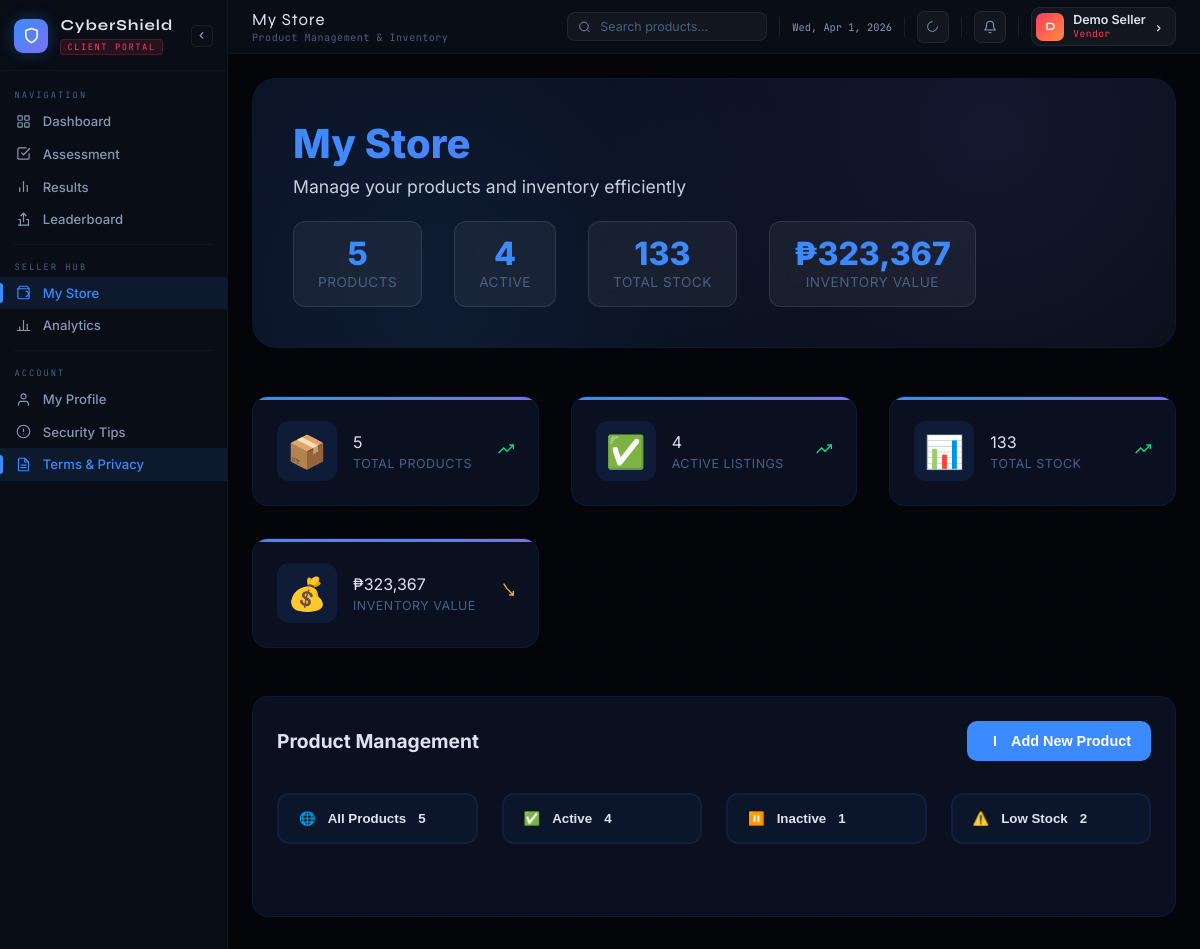
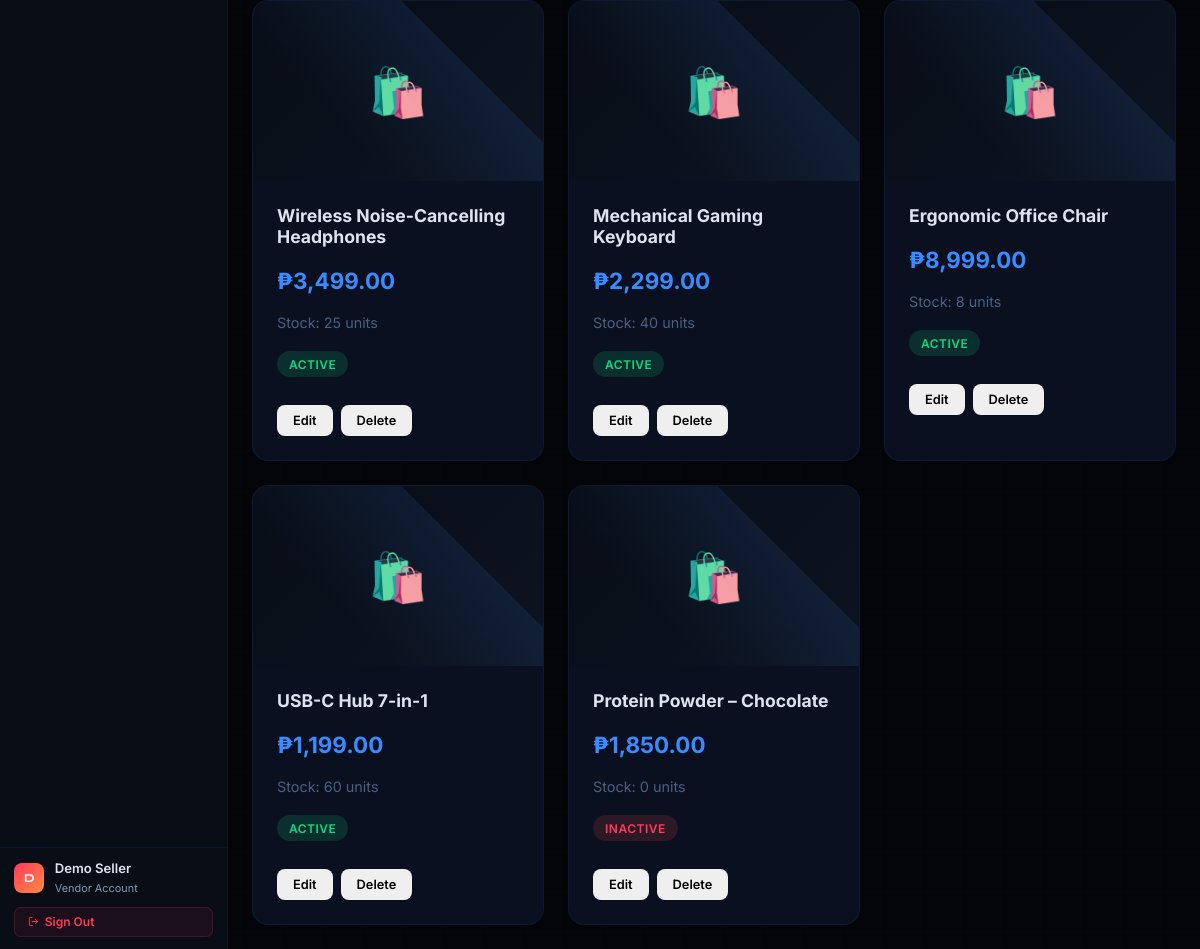
Page /Client/seller-store.php (signed in) on the earlier database version (2 pictures, top to bottom).
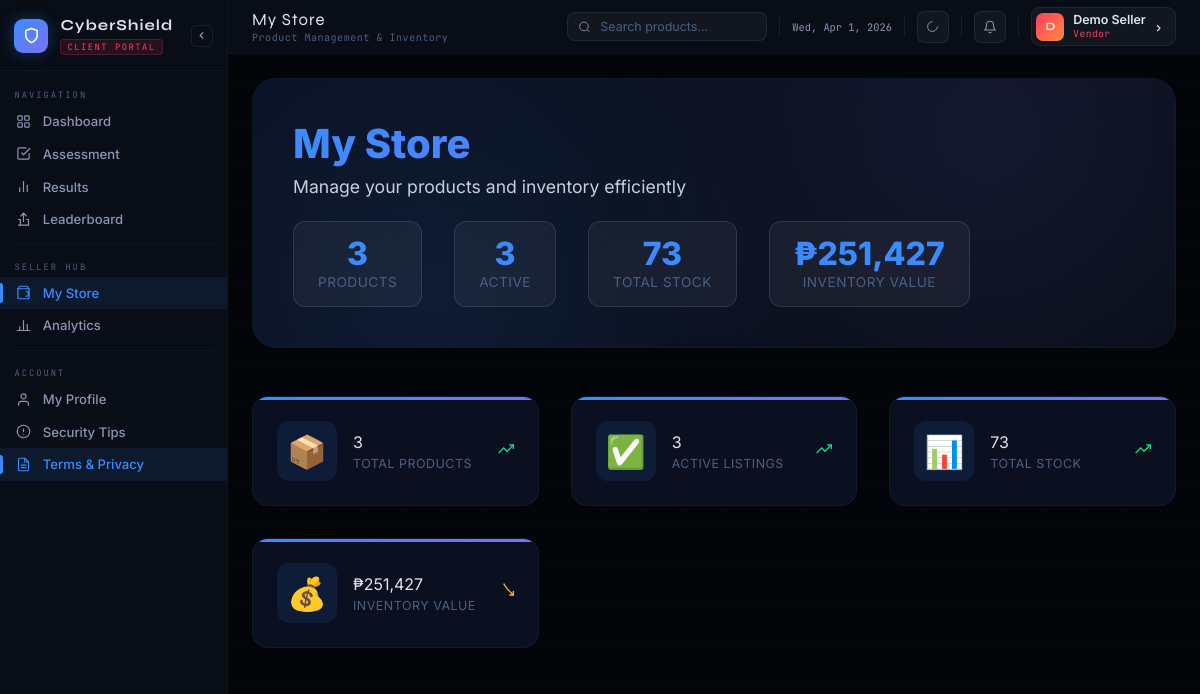
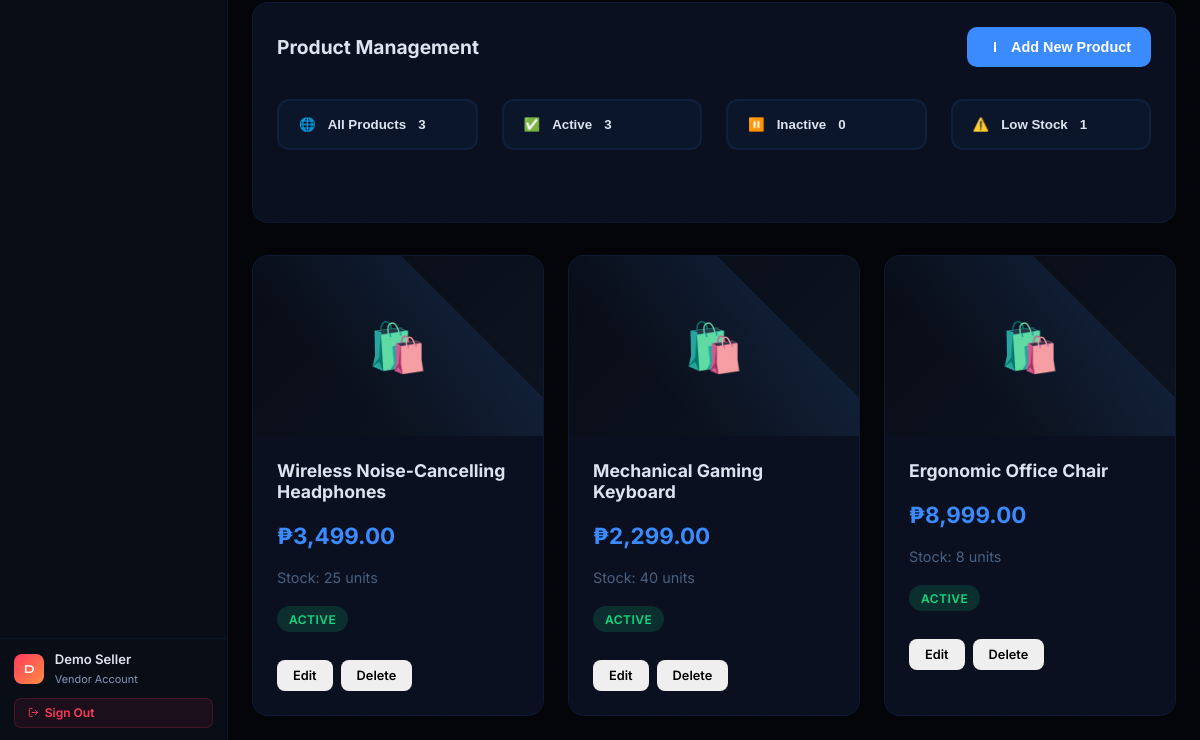
Same page on the later database version (2 pictures, top to bottom).
### tables this page shows
CREATE TABLE users (
    id INT AUTO_INCREMENT PRIMARY KEY,
    username VARCHAR(50) UNIQUE NOT NULL,
    password_hash VARCHAR(255) NOT NULL,
    email VARCHAR(100) UNIQUE NOT NULL,
    full_name VARCHAR(100) NOT NULL,
    store_name VARCHAR(100) NOT NULL,
    role ENUM('Admin', 'Seller', 'Viewer') DEFAULT 'Seller',
    is_active BOOLEAN DEFAULT TRUE,
    last_assessment_score DECIMAL(5,2) DEFAULT NULL,
    last_assessment_date DATETIME DEFAULT NULL,
    total_assessments INT DEFAULT 0,
    created_at TIMESTAMP DEFAULT CURRENT_TIMESTAMP,
    updated_at TIMESTAMP DEFAULT CURRENT_TIMESTAMP ON UPDATE CURRENT_TIMESTAMP,
    INDEX idx_username (username),
    INDEX idx_email (email),
    INDEX idx_role (role)
);

CREATE TABLE products (
    id INT AUTO_INCREMENT PRIMARY KEY,
    user_id INT NOT NULL,
    name VARCHAR(255) NOT NULL,
    description TEXT,
    price DECIMAL(10,2) NOT NULL DEFAULT 0.00,
    stock INT NOT NULL DEFAULT 0,
    category VARCHAR(100) DEFAULT 'Other',
    status ENUM('active', 'inactive') DEFAULT 'active',
    image_url TEXT,
    created_at TIMESTAMP DEFAULT CURRENT_TIMESTAMP,
    updated_at TIMESTAMP DEFAULT CURRENT_TIMESTAMP ON UPDATE CURRENT_TIMESTAMP,
    FOREIGN KEY (user_id) REFERENCES users(id) ON DELETE CASCADE,
    INDEX idx_user_id (user_id),
    INDEX idx_status (status)
);

### Client/seller-store.php (the view, shortened to what this page needs)
<?php
$database = new Database();
$db = $database->getConnection();
$user_query = "SELECT * FROM users WHERE id = :user_id";
$stmt = $db->prepare($user_query);
$stmt->bindParam(':user_id', $_SESSION['user_id']);
$stmt->execute();
$user = $stmt->fetch(PDO::FETCH_ASSOC);
$products_query = "SELECT * FROM products WHERE user_id = :user_id ORDER BY created_at DESC";
$stmt = $db->prepare($products_query);
$stmt->bindParam(':user_id', $_SESSION['user_id']);
$stmt->execute();
$products = $stmt->fetchAll(PDO::FETCH_ASSOC);
?>
<!DOCTYPE html>
<html lang="en" data-theme="dark">
<head>
</head>
<body>
<div id="app">
  <div id="sidebar">
    <div class="sb-brand">
      <div class="shield">
        <svg width="17" height="17" viewBox="0 0 24 24" fill="none" stroke="white" stroke-width="2.2" stroke-linecap="round" stroke-linejoin="round"><path d="M12 22s8-4 8-10V5l-8-3-8 3v7c0 6 8 10 8 10z"/></svg>
      </div>
      <div class="sb-brand-text">
        <h2>CyberShield</h2>
        <span class="badge">Client Portal</span>
      </div>
      <button class="sb-toggle" onclick="toggleSidebar()">
        <svg width="11" height="11" viewBox="0 0 24 24" fill="none" stroke="currentColor" stroke-width="2.5" stroke-linecap="round" stroke-linejoin="round"><polyline points="15 18 9 12 15 6"/></svg>
      </button>
    </div>
    <div class="sb-section">
      <div class="sb-label">Navigation</div>
      <a class="sb-item" href="index.php"><span class="sb-icon"></span><span class="sb-text">Dashboard</span></a>
      <a class="sb-item" href="assessment.php"><span class="sb-icon"><svg width="15" height="15" viewBox="0 0 24 24" fill="none" stroke="currentColor" stroke-width="1.9" stroke-linecap="round" stroke-linejoin="round"><path d="M9 11l3 3L22 4"/><path d="M21 12v7a2 2 0 0 1-2 2H5a2 2 0 0 1-2-2V5a2 2 0 0 1 2-2h11"/></svg></span><span class="sb-text">Assessment</span></a>
      <a class="sb-item" href="result.php"><span class="sb-icon"><svg width="15" height="15" viewBox="0 0 24 24" fill="none" stroke="currentColor" stroke-width="1.9" stroke-linecap="round" stroke-linejoin="round"><line x1="18" y1="20" x2="18" y2="10"/><line x1="12" y1="20" x2="12" y2="4"/><line x1="6" y1="20" x2="6" y2="14"/></svg></span><span class="sb-text">Results</span></a>
      <a class="sb-item" href="leaderboard.php"><span class="sb-icon"><svg width="15" height="15" viewBox="0 0 24 24" fill="none" stroke="currentColor" stroke-width="1.9" stroke-linecap="round" stroke-linejoin="round"><path d="M8 6l4-4 4 4"/><path d="M12 2v13"/><path d="M20 21H4"/><path d="M17 12h3v9"/><path d="M4 12h3v9"/></svg></span><span class="sb-text">Leaderboard</span></a>
      <div class="sb-divider"></div>
      <div class="sb-label">Seller Hub</div>
      <a class="sb-item active" href="seller-store.php"><span class="sb-icon"><svg width="15" height="15" viewBox="0 0 24 24" fill="none" stroke="currentColor" stroke-width="1.9" stroke-linecap="round" stroke-linejoin="round"><path d="M6 2L3 6v14a2 2 0 0 0 2 2h14a2 2 0 0 0 2-2V6l-3-4z"/><line x1="3" y1="6" x2="21" y2="6"/><path d="M16 10a4 4 0 0 1 0 8 0"/></svg></span><span class="sb-text">My Store</span></a>
      <a class="sb-item" href="seller-analytics.php"><span class="sb-icon"><svg width="15" height="15" viewBox="0 0 24 24" fill="none" stroke="currentColor" stroke-width="1.9" stroke-linecap="round" stroke-linejoin="round"><line x1="18" y1="20" x2="18" y2="10"/><line x1="12" y1="20" x2="12" y2="4"/><line x1="6" y1="20" x2="6" y2="14"/><polyline points="2 20 22 20"/></svg></span><span class="sb-text">Analytics</span></a>
      <div class="sb-divider"></div>
      <div class="sb-label">Account</div>
      <a class="sb-item" href="profile.php"><span class="sb-icon"><svg width="15" height="15" viewBox="0 0 24 24" fill="none" stroke="currentColor" stroke-width="1.9" stroke-linecap="round" stroke-linejoin="round"><path d="M20 21v-2a4 4 0 0 0-4-4H8a4 4 0 0 0-4 4v2"/><circle cx="12" cy="7" r="4"/></svg></span><span class="sb-text">My Profile</span></a>
      <a class="sb-item" href="security-tips.php"><span class="sb-icon"><svg width="15" height="15" viewBox="0 0 24 24" fill="none" stroke="currentColor" stroke-width="1.9" stroke-linecap="round" stroke-linejoin="round"><circle cx="12" cy="12" r="10"/><line x1="12" y1="8" x2="12" y2="12"/><line x1="12" y1="16" x2="12.01" y2="16"/></svg></span><span class="sb-text">Security Tips</span></a>
      <a class="sb-item active" href="terms.php"><span class="sb-icon"></span><span class="sb-text">Terms & Privacy</span></a>
    </div>
    <div class="sb-footer">
      <div class="sb-user">
        <div class="sb-avatar"><?php echo strtoupper(substr($user['full_name'] ?? $user['username'] ?? 'U', 0, 1)); ?></div>
        <div class="sb-user-info">
          <p><?php echo htmlspecialchars($user['full_name'] ?? $user['username'] ?? 'User'); ?></p>
          <span>Vendor Account</span>
        </div>
      </div>
      <button class="btn-sb-logout" onclick="doLogout()">
        <svg width="11" height="11" viewBox="0 0 24 24" fill="none" stroke="currentColor" stroke-width="2" stroke-linecap="round" stroke-linejoin="round"><path d="M9 21H5a2 2 0 0 1-2-2V5a2 2 0 0 1 2-2h4"/><polyline points="16 17 21 12 16 7"/><line x1="21" y1="12" x2="9" y2="12"/></svg>
        <span>Sign Out</span>
      </button>
    </div>
  </div>
  <div id="main">
    <div class="topbar">
      <div class="tb-bc">
        <div>
          <div class="tb-title">My Store</div>
          <div class="tb-sub">Product Management & Inventory</div>
        </div>
      </div>
      <div class="tb-right">
        <div class="tb-search-wrap">
          <svg class="tb-search-icon" width="13" height="13" viewBox="0 0 24 24" fill="none" stroke="currentColor" stroke-width="1.7"><circle cx="11" cy="11" r="8"/><path d="m21 21-4.35-4.35"/></svg>
          <input type="text" class="tb-search" placeholder="Search products..."/>
        </div>
        <div class="tb-date" id="tb-date"></div>
        <button class="tb-icon-btn" id="tmoon" onclick="toggleTheme()" title="Toggle theme">
          <svg width="13" height="13" viewBox="0 0 24 24" fill="none" stroke="currentColor" stroke-width="1.8" stroke-linecap="round" stroke-linejoin="round"><path d="M21 12.79A9 9 0 1 1 11.21 3 7 7 0 0 21 12.79z"/></svg>
        </button>
        <div class="notif-wrap">
          <button class="tb-icon-btn" onclick="toggleNotif()" title="Notifications">
            <svg width="14" height="14" viewBox="0 0 24 24" fill="none" stroke="currentColor" stroke-width="1.8" stroke-linecap="round" stroke-linejoin="round"><path d="M18 8A6 6 0 0 0 6 8c0 7-3 9-3 9h18s-3-2-3-9"/><path d="M13.73 21a2 2 0 0 1-3.46 0"/></svg>
          </button>
        </div>
        <div class="tb-admin" onclick="window.location.href='profile.php'">
          <div class="tb-admin-av"><?php echo strtoupper(substr($user['full_name'] ?? $user['username'] ?? 'U', 0, 1)); ?></div>
          <div class="tb-admin-info">
            <div class="tb-admin-name"><?php echo htmlspecialchars($user['full_name'] ?? $user['username'] ?? 'User'); ?></div>
            <div class="tb-admin-role">Vendor</div>
          </div>
          <svg width="10" height="10" viewBox="0 0 16 16" fill="none" stroke="currentColor" stroke-width="1.8" stroke-linecap="round" stroke-linejoin="round"><path d="M4 6l4 4-4 4"/></svg>
        </div>
      </div>
    </div>
    <div class="content">
      <div class="page-inner fade-in">
        <div class="store-hero">
          <div class="hero-content" style="width:100%">
            <h1 style="margin-bottom: 0.5rem; font-size: 2.5rem; font-weight: 800; background: linear-gradient(135deg, #3B8BFF, #7B72F0); -webkit-background-clip: text; -webkit-text-fill-color: transparent; background-clip: text;">My Store</h1>
            <p style="font-size: 1.1rem; opacity: 0.9;">Manage your products and inventory efficiently</p>
            <div class="hero-stats" style="flex-wrap:wrap">
              <div class="hero-stat">
                <span class="hero-number"><?php echo count($products); ?></span>
                <span class="hero-label">Products</span>
              </div>
              <div class="hero-stat">
                <span class="hero-number">
                  <?php
                  $activeCount = count(array_filter($products, fn($p) => $p['status'] === 'active'));
                  echo $activeCount;
                  ?>
                </span>
                <span class="hero-label">Active</span>
              </div>
              <div class="hero-stat">
                <span class="hero-number">
                  <?php
                  $totalStock = array_sum(array_column($products, 'stock'));
                  echo number_format($totalStock, 0);
                  ?>
                </span>
                <span class="hero-label">Total Stock</span>
              </div>
              <div class="hero-stat">
                <span class="hero-number">
                  ₱<?php
                  $totalValue = array_sum(array_map(fn($p) => $p['price'] * $p['stock'], $products));
                  echo number_format($totalValue, 0);
                  ?>
                </span>
                <span class="hero-label">Inventory Value</span>
              </div>
            </div>
          </div>
        </div>
        <div class="stats-grid enhanced">
          <div class="stat-card enhanced">
            <div class="stat-icon">📦</div>
            <div class="stat-content">
              <div class="stat-value"><?php echo count($products); ?></div>
              <div class="stat-label">Total Products</div>
            </div>
            <div class="stat-trend">
              <svg width="16" height="16" viewBox="0 0 24 24" fill="none" stroke="#10D982" stroke-width="2"><polyline points="23 6 13.5 15.5 8.5 10.5 1 18"/><polyline points="17 6 23 6 23 12"/></svg>
            </div>
          </div>
          <div class="stat-card enhanced">
            <div class="stat-icon">✅</div>
            <div class="stat-content">
              <div class="stat-value">
                <?php
                $activeCount = count(array_filter($products, fn($p) => $p['status'] === 'active'));
                echo $activeCount;
                ?>
              </div>
              <div class="stat-label">Active Listings</div>
            </div>
            <div class="stat-trend">
              <svg width="16" height="16" viewBox="0 0 24 24" fill="none" stroke="#10D982" stroke-width="2"><polyline points="23 6 13.5 15.5 8.5 10.5 1 18"/><polyline points="17 6 23 6 23 12"/></svg>
            </div>
          </div>
          <div class="stat-card enhanced">
            <div class="stat-icon">📊</div>
            <div class="stat-content">
              <div class="stat-value">
                <?php
                $totalStock = array_sum(array_column($products, 'stock'));
                echo number_format($totalStock, 0);
                ?>
              </div>
              <div class="stat-label">Total Stock</div>
            </div>
            <div class="stat-trend">
              <svg width="16" height="16" viewBox="0 0 24 24" fill="none" stroke="#10D982" stroke-width="2"><polyline points="23 6 13.5 15.5 8.5 10.5 1 18"/><polyline points="17 6 23 6 23 12"/></svg>
            </div>
          </div>
          <div class="stat-card enhanced">
            <div class="stat-icon">💰</div>
            <div class="stat-content">
              <div class="stat-value">
                ₱<?php
                $totalValue = array_sum(array_map(fn($p) => $p['price'] * $p['stock'], $products));
                echo number_format($totalValue, 0);
                ?>
              </div>
              <div class="stat-label">Inventory Value</div>
            </div>
            <div class="stat-trend">
              <svg width="16" height="16" viewBox="0 0 24 24" fill="none" stroke="#F5B731" stroke-width="2"><polyline points="23 18 13.5 8.5 8.5 1 6"/><polyline points="17 18 23 18 23 12"/></svg>
            </div>
          </div>
        </div>
        <div class="filter-section">
          <div class="filter-header">
            <h3>Product Management</h3>
            <button class="export-btn" onclick="openProductModal()">
              <svg width="16" height="16" viewBox="0 0 24 24" fill="none" stroke="currentColor" stroke-width="2"><path d="M12 5v14"/><path d="M12 5v14"/><path d="M12 5v14"/><path d="M12 5v14"/><path d="M12 5v14"/><path d="M12 5v14"/></svg>
              Add New Product
            </button>
          </div>
          <div class="filter-buttons enhanced">
            <button class="filter-btn " onclick="filterProducts('all', this)">
              <span class="filter-icon">🌐</span>
              <span class="filter-text">All Products</span>
              <span class="filter-count"><?php echo count($products); ?></span>
            </button>
            <button class="filter-btn" onclick="filterProducts('active', this)">
              <span class="filter-icon">✅</span>
              <span class="filter-text">Active</span>
              <span class="filter-count"><?php echo count(array_filter($products, fn($p) => $p['status'] === 'active')); ?></span>
            </button>
            <button class="filter-btn" onclick="filterProducts('inactive', this)">
              <span class="filter-icon">⏸️</span>
              <span class="filter-text">Inactive</span>
              <span class="filter-count"><?php echo count(array_filter($products, fn($p) => $p['status'] === 'inactive')); ?></span>
            </button>
            <button class="filter-btn" onclick="filterProducts('lowstock', this)">
              <span class="filter-icon">⚠️</span>
              <span class="filter-text">Low Stock</span>
              <span class="filter-count"><?php echo count(array_filter($products, fn($p) => $p['stock'] < 10)); ?></span>
            </button>
          </div>
        </div>
        <div class="product-grid" id="product-grid">
          <?php foreach ($products as $product): ?>
          <div class="product-card" data-product-id="<?php echo $product['id']; ?>">
            <div class="product-image">
              <?php echo $product['image_url'] ? "<img src='{$product['image_url']}' style='width:100%;height:100%;object-fit:cover;'>" : '🛍️'; ?>
            </div>
            <div class="product-info">
              <div class="product-name"><?php echo htmlspecialchars($product['name']); ?></div>
              <div class="product-price">₱<?php echo number_format($product['price'], 2); ?></div>
              <div class="product-stock">Stock: <?php echo $product['stock']; ?> units</div>
              <div>
                <span class="product-status status-<?php echo $product['status']; ?>">
                  <?php echo ucfirst($product['status']); ?>
                </span>
              </div>
              <div class="product-actions">
                <button class="btn btn-xs btn-secondary" onclick="editProduct(<?php echo $product['id']; ?>)">Edit</button>
                <button class="btn btn-xs btn-danger" onclick="deleteProduct(<?php echo $product['id']; ?>)">Delete</button>
              </div>
            </div>
          </div>
          <?php endforeach; ?>
        </div>
      </div>
    </div>
  </div>
</body>
</html>

Differences in the rows shown:
removed products: name "USB-C Hub 7-in-1", price "1,199.00", stock "60", status "ACTIVE"
removed products: name "Protein Powder – Chocolate", price "1,850.00", stock "0", status "INACTIVE"
Other differences:
count($products): "5" → "3"
$activeCount: "4" → "3"
$totalStock: "133" → "73"
$totalValue: "323,367" → "251,427"
count(array_filter($products, fn($p) => $p['status'] === 'active')): "4" → "3"
count(array_filter($products, fn($p) => $p['status'] === 'inactive')): "1" → "0"
count(array_filter($products, fn($p) => $p['stock'] < 10)): "2" → "1"
